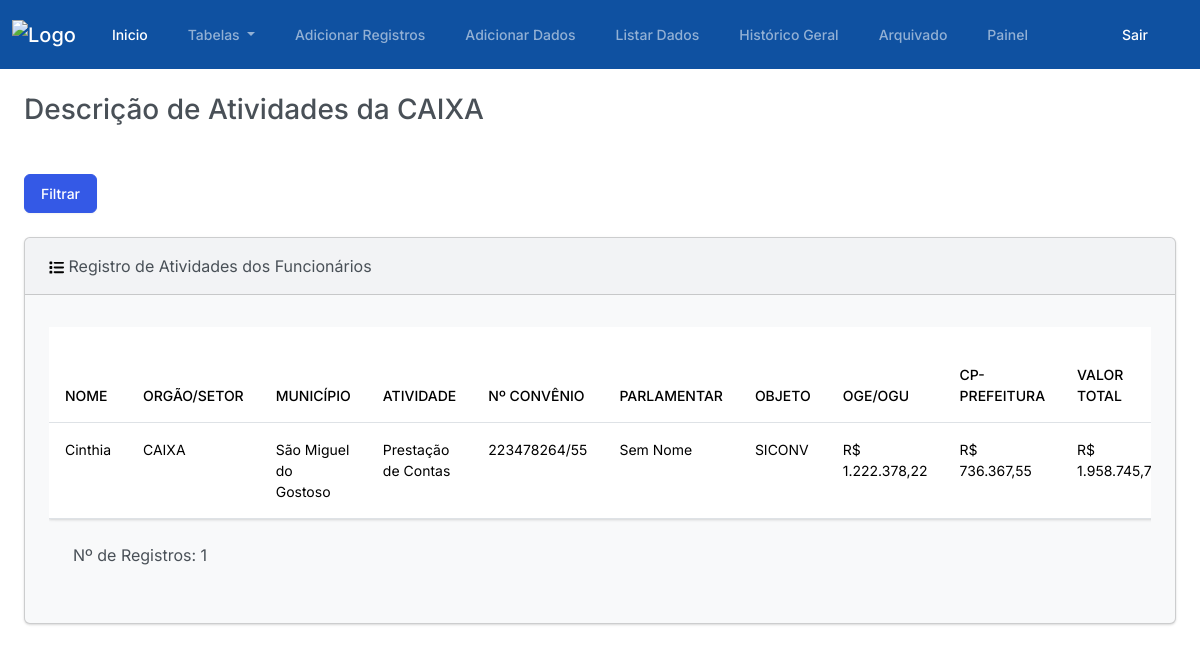
The app's page /selecionar_municipio/15/ (signed in) with its own data.
### plataforma/models.py (models this page shows, shortened)
class RegistroFuncionarios(models.Model):
    class Meta:
        verbose_name_plural = "Registros da Tabela Geral"
    nome = models.ForeignKey(Nome, on_delete=models.CASCADE)
    orgao_setor = models.ForeignKey(Setor, on_delete=models.CASCADE)
    municipio = models.ForeignKey(Municipio, on_delete=models.CASCADE)
    atividade = models.ForeignKey(Atividade, on_delete=models.CASCADE)
    num_convenio = models.CharField(max_length=255)
    parlamentar = models.CharField(max_length=255)
    objeto = models.CharField(max_length=255)
    oge_ogu = models.DecimalField(max_digits=10, decimal_places=2)
    cp_prefeitura = models.DecimalField(max_digits=10, decimal_places=2)
    valor_liberado = models.DecimalField(max_digits=10, decimal_places=2, default=0)
    prazo_vigencia = models.DateField()
    situacao = models.CharField(max_length=255)
    providencia = models.CharField(max_length=255)
    status = models.CharField(max_length=20, choices=Status.choices, default=Status.NAO_INICIADO)
    data_recepcao = models.DateField()
    data_inicio = models.DateField(null=True, blank=True)
    documento_pendente = models.BooleanField(default=False)
    documento_cancelado = models.BooleanField(default=False)
    data_fim = models.DateField(null=True, blank=True)
    duracao_dias_uteis = models.IntegerField(default=0)
    def calcular_valores(self):
        valor_total = Decimal(str(self.oge_ogu)) + Decimal(str(self.cp_prefeitura))
        falta_liberar = Decimal(str(self.oge_ogu)) - Decimal(str(self.valor_liberado))
        return valor_total, falta_liberar
    def exibir_modal_prazo_vigencia(self):
        hoje = timezone.now().date()
        prazo_vigencia = self.prazo_vigencia
        dias_restantes = (prazo_vigencia - hoje).days
        return dias_restantes <= 30, dias_restantes
    def dia_trabalho_total(self):
        if not self.data_inicio or not self.data_fim:
            return 0
        if isinstance(self.data_inicio, str):
            self.data_inicio = datetime.strptime(self.data_inicio, "%Y-%m-%d").date()
        if isinstance(self.data_fim, str):
            self.data_fim = datetime.strptime(self.data_fim, "%Y-%m-%d").date()
        delta = self.data_fim - self.data_inicio
        dias_uteis = sum(1 for i in range(delta.days + 1) if (self.data_inicio + timedelta(days=i)).weekday() < 5)
        return dias_uteis

class Nome(models.Model):
    nome = models.CharField(max_length=255)

class Setor(models.Model):
    orgao_setor = models.CharField(max_length=255)

class Municipio(models.Model):
    municipio = models.CharField(max_length=255)

class Atividade(models.Model):
    atividade = models.CharField(max_length=255)

### plataforma/views.py (the view)
# urls.py: path('selecionar_municipio/<int:municipio_id>/', views.selecionar_municipio, name='selecionar_municipio'),
def selecionar_municipio(request, municipio_id):
    municipio = Municipio.objects.get(id=municipio_id)
    registros = RegistroFuncionarios.objects.filter(orgao_setor__orgao_setor='CAIXA', municipio=municipio)
    nomes = Nome.objects.all()
    municipios = Municipio.objects.all()
    informacoes = {
        'registros': registros,
        'municipio': municipio,
        'nomes': nomes,
        'municipios': municipios,
    }
    return render(request, 'tabela_caixa.html', informacoes)

### plataforma/templatetags/custom_filters.py (called while the page is built)
@register.filter(name='format_currency')
def format_currency(value):
    try:
        numeric_value = float(value)
        formatted_value = '{:,.2f}'.format(numeric_value)
        formatted_value = 'R$ ' + formatted_value.replace(',', 'v').replace('.', ',').replace('v', '.')
        return formatted_value
    except ValueError:
        return value

@register.filter(name='formatar_data')
def formatar_data(value):
    if isinstance(value, date):
        return value.strftime('%d/%m/%Y')
    else:
        data_obj = datetime.strptime(value, '%d de %B de %Y')
        return data_obj.strftime('%d/%m/%Y')

### plataforma/templates/tabela_caixa.html (shortened to what this page needs)
{% extends "base.html" %}
{% load static %}
{% load humanize %}
{% load custom_filters %}
{% block container %}
  <h3 class="m-4">Descrição de Atividades da CAIXA</h3>
  <button type="button" class="btn btn-primary m-4" data-bs-toggle="modal" data-bs-target="#filtroModal">
    Filtrar
  </button>
  <div class="row">
    <div class="col-12">
      <div class="card bg-light ms-4 me-4 mb-4">
        <div class="card-header">
          Registro de Atividades dos Funcionários
        </div>
        <div class="card-body">
          <p class="card-text">
            <div class="table-container table-responsive">
              <table class='table table-hover'>
                <thead class="thead-fixed sticky-top">
                  <tr>
                    <th scope="col-fixed">NOME</th>
                    <th scope="col-fixed">ORGÃO/SETOR</th>
                    <th scope="col-fixed">MUNICÍPIO</th>
                    <th scope="col-fixed">ATIVIDADE</th>
                    <th scope="col-fixed">Nº CONVÊNIO</th>
                    <th scope="col-fixed">PARLAMENTAR</th>
                    <th scope="col-fixed">OBJETO</th>
                    <th scope="col-fixed">OGE/OGU</th>
                    <th scope="col-fixed">CP-PREFEITURA</th>
                    <th scope="col-fixed">VALOR TOTAL</th>
                  </tr>
                </thead>
                <tbody>
                  {% for registro in registros %}
                    <tr>
                      <td>{{ registro.nome.nome }}</td>
                      <td>{{ registro.orgao_setor.orgao_setor }}</td>
                      <td>{{ registro.municipio.municipio }}</td>
                      <td>{{ registro.atividade.atividade }}</td>
                      <td>{{ registro.num_convenio }}</td>
                      <td>{{ registro.parlamentar }}</td>
                      <td>{{ registro.objeto }}</td>
                      <td>{{ registro.oge_ogu|format_currency }}</td>
                      <td>{{ registro.cp_prefeitura|format_currency }}</td>
                      <td>{{ registro.calcular_valores.0|format_currency }}</td>
                    </tr>
                  {% endfor %}
                </tbody>
              </table>
              {% if registros %}
                <p class="m-4">Nº de Registros: {{ registros.count }}</p>
              {% else %}
                <p>registros está vazio ou não está sendo passado corretamente.</p>
              {% endif %}
            </div>
          </p>
        </div>
      </div>
    </div>
  </div>
{% endblock container %}

### plataforma/templates/tabela_caixa.html (style rules this page uses)
.table-container { overflow: auto; max-height: 650px; }
.thead-fixed th { position: sticky; top: 0; background-color: #fff; z-index: 1; }

### records on screen
RegistroFuncionarios: nome.nome "Cinthia", orgao_setor.orgao_setor "CAIXA", municipio.municipio "São Miguel do Gostoso", atividade.atividade "Prestação de Contas", num_convenio "223478264/55", parlamentar "Sem Nome", objeto "SICONV", oge_ogu "R$ 1.222.378,22", cp_prefeitura "R$ 736.367,55", calcular_valores.0 "R$…"

### other values on screen
{{ registros.count }} "1"
